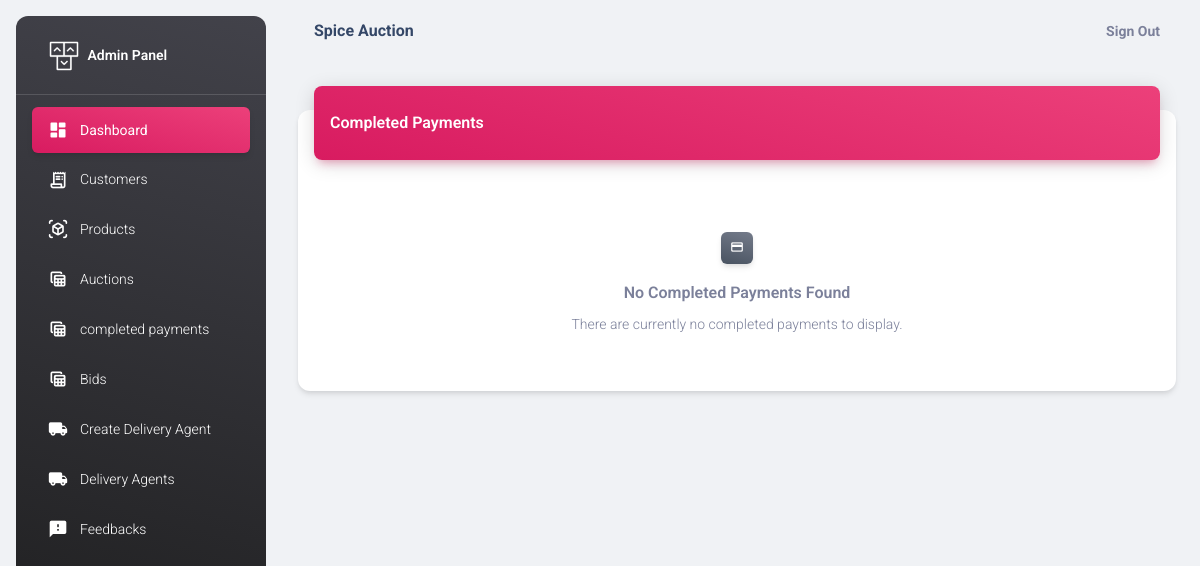
The app's page /adminapi/completed-payments/, older data.
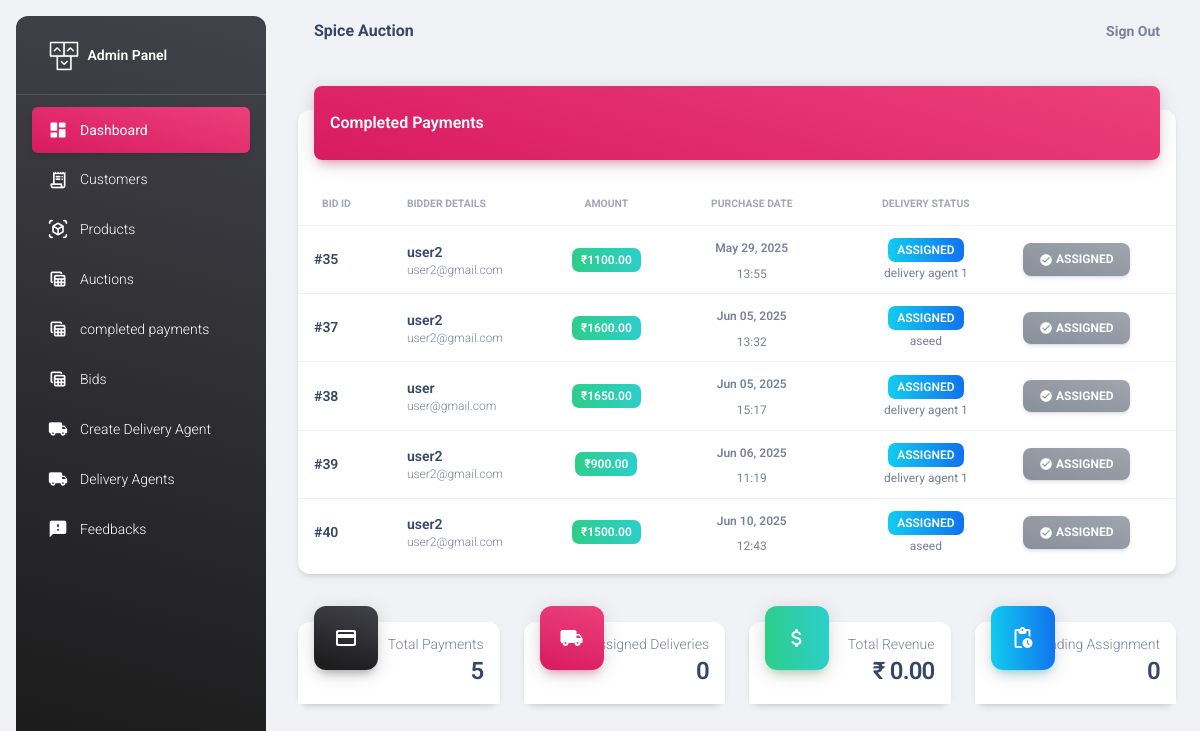
The same page, newer data.
### adminapi/models.py (models this page shows, shortened)
class BidPurchase(models.Model):
    bid = models.ForeignKey(Bid, on_delete=models.CASCADE)
    purchase_date = models.DateTimeField(auto_now_add=True)
    payment_status = models.CharField(
        max_length=20,
        choices=[
            ('pending', 'Pending'),
            ('completed', 'Completed'),
            ('failed', 'Failed'),
            ('refunded', 'Refunded')
        ],
        default='pending'
    )
    payment_method = models.CharField(
        max_length=50,
        choices=[
            ('credit_card', 'Credit Card'),
            ('debit_card', 'Debit Card'),
            ('bank_transfer', 'Bank Transfer'),
            ('online_wallet', 'Online Wallet'),
            ('other', 'Other')
        ],
        default='credit_card'
    )
    transaction_id = models.CharField(max_length=100, blank=True, null=True)
    amount_paid = models.DecimalField(max_digits=10, decimal_places=2, blank=True, null=True)
    shipping_address = models.TextField(blank=True, null=True)
    shipping_status = models.CharField(
        max_length=20,
        choices=[
            ('processing', 'Processing'),
            ('shipped', 'Shipped'),
            ('delivered', 'Delivered'),
            ('returned', 'Returned')
        ],
        default='processing'
    )
    tracking_number = models.CharField(max_length=100, blank=True, null=True)
    delivery_agent = models.ForeignKey(DeliveryAgent, on_delete=models.SET_NULL, null=True, blank=True)

class Bid(models.Model):
    auction = models.ForeignKey(Auction, on_delete=models.CASCADE)
    bidder = models.ForeignKey(CustomUser, on_delete=models.CASCADE)
    amount = models.PositiveIntegerField()
    timestamp = models.DateTimeField(auto_now_add=True)
    is_selected=models.BooleanField(default=False)

class CustomUser(AbstractUser):
    user_type_choices = [
        ('Admin', 'Admin'),
        ('Seller', 'Seller'),
        ('DeliveryAgent', 'Delivery Agent'),
    ]
    user_type = models.CharField(max_length=50, choices=user_type_choices, default='Admin')
    email = models.EmailField(null=True)

class DeliveryAgent(CustomUser):
    name = models.CharField(max_length=100)
    phone = models.CharField(max_length=100)
    email_address = models.EmailField()
    vehicle_number = models.CharField(max_length=100, null=True, blank=True)
    license_copy = models.FileField(upload_to="images", null=True, blank=True)
    profile = models.ImageField(upload_to="images", null=True, blank=True)
    is_available = models.BooleanField(default=True)
    address = models.TextField(null=True, blank=True)  # Optional
    id_proof = models.FileField(upload_to="documents", null=True, blank=True)  # Optional

### adminapi/views.py (the view)
# urls.py: path('completed-payments/', views.CompletedPaymentsView.as_view(), name='completed_payments'),
class CompletedPaymentsView(ListView):
    model = BidPurchase
    template_name = 'completed_payments.html'  # Update as per your template location
    context_object_name = 'completed_purchases'
    def get_queryset(self):
        return BidPurchase.objects.filter(payment_status='completed')

### adminapi/templates/completed_payments.html (shortened to what the changed rows need)
{% extends 'base.html' %}
{% load static %}
{% block body_block %}
<div class="container-fluid py-4">
  <div class="row">
    <div class="col-12">
      <div class="card my-4">
        <div class="card-body px-0 pb-2">
          <div class="table-responsive p-0">
            {% if completed_purchases %}
              <table class="table align-items-center mb-0">
                <thead>
                  <tr>
                    <th class="text-uppercase text-secondary text-xxs font-weight-bolder opacity-7">Bid ID</th>
                    <th class="text-uppercase text-secondary text-xxs font-weight-bolder opacity-7 ps-2">Bidder Details</th>
                    <th class="text-center text-uppercase text-secondary text-xxs font-weight-bolder opacity-7">Amount</th>
                    <th class="text-center text-uppercase text-secondary text-xxs font-weight-bolder opacity-7">Purchase Date</th>
                    <th class="text-center text-uppercase text-secondary text-xxs font-weight-bolder opacity-7">Delivery Status</th>
                    <th class="text-secondary opacity-7"></th>
                  </tr>
                </thead>
                <tbody>
                  {% for purchase in completed_purchases %}
                  <tr>
                    <td>
                      <div class="d-flex px-2 py-1">
                        <div class="d-flex flex-column justify-content-center">
                          <h6 class="mb-0 text-sm font-weight-bold">#{{ purchase.bid.id }}</h6>
                        </div>
                      </div>
                    </td>
                    <td>
                      <div class="d-flex flex-column justify-content-center">
                        <h6 class="mb-0 text-sm">{{ purchase.bid.bidder.username }}</h6>
                        <p class="text-xs text-secondary mb-0">{{ purchase.bid.bidder.email|default:"No email" }}</p>
                      </div>
                    </td>
                    <td class="align-middle text-center text-sm">
                      <span class="badge badge-sm bg-gradient-success">₹{{ purchase.amount_paid|floatformat:2 }}</span>
                    </td>
                    <td class="align-middle text-center">
                      <span class="text-secondary text-xs font-weight-bold">{{ purchase.purchase_date|date:"M d, Y" }}</span>
                      <br>
                      <span class="text-secondary text-xs">{{ purchase.purchase_date|time:"H:i" }}</span>
                    </td>
                    <td class="align-middle text-center">
                      {% if purchase.delivery_agent %}
                        <div class="d-flex flex-column align-items-center">
                          <span class="badge badge-sm bg-gradient-info mb-1">Assigned</span>
                          <span class="text-xs text-secondary">{{ purchase.delivery_agent.name }}</span>
                        </div>
                      {% else %}
                        <span class="badge badge-sm bg-gradient-warning">Pending Assignment</span>
                      {% endif %}
                    </td>
                    <td class="align-middle">
                      {% if not purchase.delivery_agent %}
                        <a href="{% url 'assign_delivery_agent' purchase.id %}" class="btn btn-sm bg-gradient-primary mb-0" data-toggle="tooltip" data-original-title="Assign Delivery Agent">
                          <i class="material-icons text-sm">local_shipping</i>
                          Assign Agent
                        </a>
                      {% else %}
                        <button class="btn btn-sm bg-gradient-secondary mb-0" disabled>
                          <i class="material-icons text-sm">check_circle</i>
                          Assigned
                        </button>
                      {% endif %}
                    </td>
                  </tr>
                  {% endfor %}
                </tbody>
              </table>
            {% else %}
              <div class="text-center py-5">
                <div class="icon icon-shape icon-sm mx-auto mb-3 bg-gradient-secondary shadow text-center border-radius-md">
                  <i class="material-icons opacity-10">payment</i>
                </div>
                <h6 class="text-secondary">No Completed Payments Found</h6>
                <p class="text-sm text-secondary mb-0">There are currently no completed payments to display.</p>
              </div>
            {% endif %}
          </div>
        </div>
      </div>
    </div>
  </div>
  {% if completed_purchases %}
  <div class="row mt-4">
    <div class="col-xl-3 col-sm-6 mb-xl-0 mb-4">
      <div class="card">
        <div class="card-header p-3 pt-2">
          <div class="icon icon-lg icon-shape bg-gradient-dark shadow-dark text-center border-radius-xl mt-n4 position-absolute">
            <i class="material-icons opacity-10">payment</i>
          </div>
          <div class="text-end pt-1">
            <p class="text-sm mb-0 text-capitalize">Total Payments</p>
            <h4 class="mb-0">{{ completed_purchases|length }}</h4>
          </div>
        </div>
      </div>
    </div>
    <div class="col-xl-3 col-sm-6 mb-xl-0 mb-4">
      <div class="card">
        <div class="card-header p-3 pt-2">
          <div class="icon icon-lg icon-shape bg-gradient-primary shadow-primary text-center border-radius-xl mt-n4 position-absolute">
            <i class="material-icons opacity-10">local_shipping</i>
          </div>
          <div class="text-end pt-1">
            <p class="text-sm mb-0 text-capitalize">Assigned Deliveries</p>
            <h4 class="mb-0">
              {% with assigned_count=0 %}
                {{ assigned_count }}
              {% endwith %}
            </h4>
          </div>
        </div>
      </div>
    </div>
    <div class="col-xl-3 col-sm-6 mb-xl-0 mb-4">
      <div class="card">
        <div class="card-header p-3 pt-2">
          <div class="icon icon-lg icon-shape bg-gradient-success shadow-success text-center border-radius-xl mt-n4 position-absolute">
            <i class="material-icons opacity-10">attach_money</i>
          </div>
          <div class="text-end pt-1">
            <p class="text-sm mb-0 text-capitalize">Total Revenue</p>
            <h4 class="mb-0">
              ₹{% with total=0 %}
                {{ total|floatformat:2 }}
              {% endwith %}
            </h4>
          </div>
        </div>
      </div>
    </div>
    <div class="col-xl-3 col-sm-6">
      <div class="card">
        <div class="card-header p-3 pt-2">
          <div class="icon icon-lg icon-shape bg-gradient-info shadow-info text-center border-radius-xl mt-n4 position-absolute">
            <i class="material-icons opacity-10">pending_actions</i>
          </div>
          <div class="text-end pt-1">
            <p class="text-sm mb-0 text-capitalize">Pending Assignment</p>
            <h4 class="mb-0">
              {% with pending_count=0 %}
                {{ pending_count }}
              {% endwith %}
            </h4>
          </div>
        </div>
      </div>
    </div>
  </div>
  {% endif %}
</div>
{% endblock %}

Row changes from the older to the newer data that the page shows:
added BidPurchase: bid.id "35", bid.bidder.username "user2", bid.bidder.email "user2@gmail.com", amount_paid "1100.00", purchase_date "May 29, 2025", purchase_date "13:55", delivery_agent.name "delivery agent 1", shows "ASSIGNED"
added BidPurchase: bid.id "37", bid.bidder.username "user2", bid.bidder.email "user2@gmail.com", amount_paid "1600.00", purchase_date "Jun 05, 2025", purchase_date "13:32", delivery_agent.name "aseed", shows "ASSIGNED"
added BidPurchase: bid.id "38", bid.bidder.username "user", bid.bidder.email "user@gmail.com", amount_paid "1650.00", purchase_date "Jun 05, 2025", purchase_date "15:17", delivery_agent.name "delivery agent 1", shows "ASSIGNED"
added BidPurchase: bid.id "39", bid.bidder.username "user2", bid.bidder.email "user2@gmail.com", amount_paid "900.00", purchase_date "Jun 06, 2025", purchase_date "11:19", delivery_agent.name "delivery agent 1", shows "ASSIGNED"
added BidPurchase: bid.id "40", bid.bidder.username "user2", bid.bidder.email "user2@gmail.com", amount_paid "1500.00", purchase_date "Jun 10, 2025", purchase_date "12:43", delivery_agent.name "aseed", shows "ASSIGNED"
Text that changed along with them:
{{ completed_purchases|length }}: (not shown) → "5"
{{ assigned_count }}: (not shown) → "0"
{{ total|floatformat:2 }}: (not shown) → "0.00"
{{ pending_count }}: (not shown) → "0"
text no longer shown: "No Completed Payments Found There are currently no completed payments to display."
text now shown: "BID ID BIDDER DETAILS AMOUNT PURCHASE DATE DELIVERY STATUS Total Payments Assigned Deliveries Total Revenue ₹ Pending Assignment"
